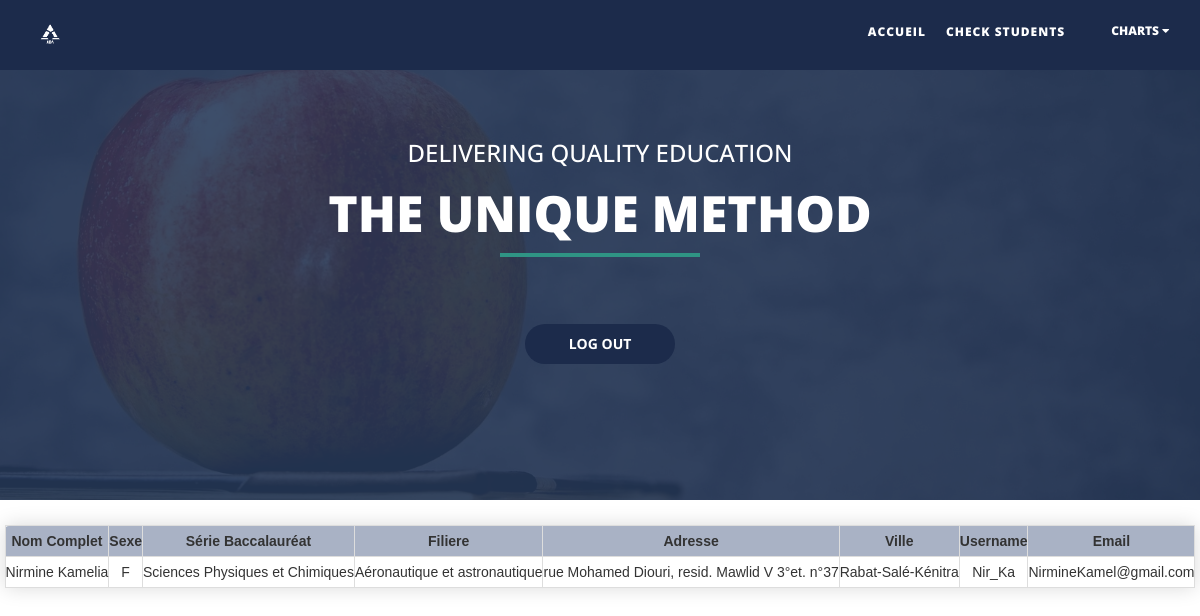
Screenshot of /afficher.php?login_user=Nir_Ka (signed in) with the database file from the repository.
### tables this page shows
CREATE TABLE IF NOT EXISTS `students` (
  `nom_user` varchar(100) NOT NULL,
  `sexe_user` varchar(2) NOT NULL,
  `mail_user` varchar(100) NOT NULL,
  `adresse_user` varchar(100) NOT NULL,
  `tel_user` int(30) NOT NULL,
  `login_user` varchar(40) NOT NULL,
  `password_user` varchar(40) NOT NULL,
  `cin_user` varchar(10) NOT NULL,
  `filiere` varchar(80) NOT NULL,
  `serie_bacc` varchar(80) NOT NULL,
  `ville` varchar(80) NOT NULL,
  PRIMARY KEY (`login_user`)
);

### afficher.php (the view, shortened to what this page needs)
<?php
 include("auth_admin.php");
?>
<!DOCTYPE html>
<html>
<head>
    <link rel="stylesheet" href="table_admin.css">
    <link href="assets/css/bootstrap.css" rel="stylesheet" />
    <link href="assets/css/font-awesome.min.css" rel="stylesheet" />
    <link href="assets/css/flexslider.css" rel="stylesheet" />
    <link href="assets/css/style.css" rel="stylesheet" />
</head>
<body>
    <div class="navbar navbar-inverse navbar-fixed-top " id="menu">
        <div class="container">
            <div class="navbar-header">
                <a class="navbar-brand" href="#"><img class="logo-custom" src="assets/img/logo.png" alt="" /></a>
            </div>
            <div class="navbar-collapse collapse move-me">
                <ul class="nav navbar-nav navbar-right">
                    <li><a href="index_admin.php">ACCUEIL</a></li>
                    <li><a href="index_admin.php">CHECK STUDENTS</a></li>
                    <div class="dropdown">
                         <button class="dropbtn">CHARTS
                         <i class="fa fa-caret-down"></i>
                         </button>
                     </div>
                    <li><a href="#"><?php echo $login_session; ?></a></li>
                </ul>
            </div>
        </div>
    </div>
    <div class="home-sec" id="home">
        <div class="overlay">
            <div class="container">
                <div class="row text-center ">
                    <div class="col-lg-12  col-md-12 col-sm-12">
                        <div class="flexslider set-flexi" id="main-section">
                            <ul class="slides move-me">
                                <li>
                                    <h3>Delivering Quality Education</h3>
                                    <h1>THE UNIQUE METHOD</h1>
                                    <button class="btn solid"  onclick="window.location.href='logout.php'">Log Out</button>
                                </li>
                            </ul>
                        </div>
                    </div>
                </div>
            </div>
        </div>
    </div>
     <?php
     $sql = " select * from students where login_user='".$_GET["login_user"]."'";
     $result = $link->query($sql);
     $row = mysqli_fetch_assoc($result);
                 echo "<table>";
                 echo "<thead>";
                 echo " <tr style='text-align: center;'>";
                 echo "<th>Nom Complet</th>";
                 echo " <th>Sexe</th>";
                 echo " <th>Série Baccalauréat</th>";
                 echo " <th>Filiere</th>";
                 echo " <th>Adresse</th>";
                 echo " <th>Ville</th>";
                 echo " <th>Username</th>";
                 echo " <th>Email</th>";
                 echo "</tr>";
                 echo "</thead>";
                 echo "<tr>";
                 echo "<td>" .$row['nom_user']."</td>";
                 echo "<td>" .$row['sexe_user']."</td>";
                 echo "<td>" .$row['serie_bacc']."</td>";
                 echo "<td>" .$row['filiere']."</td>";
                 echo "<td>" .$row['adresse_user']."</td>";
                 echo "<td>" .$row['ville']."</td>";
                 echo "<td>" .$row['login_user']."</td>";
                 echo "<td>" .$row['mail_user']."</td>";
                 echo " </tr>";
                 echo "</table> ";
     ?>
</body>
</html>

### table_admin.css (style rules this page uses)
table { text-align: center; margin: 25px 0; font-size: 1em; font-family: 'Heebo', sans-serif; min-width: 500px; margin-left: auto; margin-right: auto; box-shadow: 0 0 20px rgba(0, 0, 0, 0.15); border: 1px solid #ddd; border-collapse: separate; border-left: 0; border-radius: 4px; border-spacing: 0px; }
thead { display: table-header-group; vertical-align: middle; border-color: inherit; border-collapse: separate; text-align: center; }
tr { display: table-row; vertical-align: inherit; border-color: inherit; text-align: center; }
th, td { padding: 5px 4px 6px 4px; text-align: left; vertical-align: top; border-left: 1px solid #ddd; text-align: center; }
td { border-top: 1px solid #ddd; text-align: center; }
thead th { text-align: center; background-color: #4d5f867a; }
thead:first-child tr:first-child th:first-child, tbody:first-child tr:first-child td:first-child { border-radius: 4px 0 0 0; }
thead:last-child tr:last-child th:first-child, tbody:last-child tr:last-child td:first-child { border-radius: 0 0 0 4px; }

### assets/css/flexslider.css (style rules this page uses)
.slides, .flex-control-nav, .flex-direction-nav { margin: 0; padding: 0; list-style: none; }
.flexslider { margin: 0; padding: 0; }
.flexslider .slides > li { display: none; -webkit-backface-visibility: hidden; }
.slides:after { content: "."; display: block; clear: both; visibility: hidden; line-height: 0; height: 0; }
.flexslider { margin: 0 0 60px; background: #fff; border: 4px solid #fff; position: relative; -webkit-border-radius: 4px; -moz-border-radius: 4px; -o-border-radius: 4px; border-radius: 4px; -webkit-box-shadow: 0 1px 4px rgba(0,0,0,.2); -moz-box-shadow: 0 1px 4px rgba(0,0,0,.2); -o-box-shadow: 0 1px 4px rgba(0,0,0,.2); box-shadow: 0 1px 4px rgba(0,0,0,.2); zoom: 1; }
.flexslider .slides { zoom: 1; }

### assets/css/style.css (style rules this page uses)
.logo-custom { max-height: 40px; }
#menu { background-color: rgba(28, 43, 75, 1); color: #fff; font-size: 12px; font-weight: 900; letter-spacing: 1px; min-height: 70px; }
.navbar-inverse { border-color: transparent; }
.navbar-inverse .navbar-nav > li > a, .navbar-inverse .navbar-nav > li > a:hover { color: #FFF; padding: 22px 10px; }
.home-sec { padding-top: 10px; padding-bottom: 60px; background: url(../img/header.jpg) no-repeat center center; padding: 0; -webkit-background-size: cover; background-size: cover; color: #fff; background-attachment: fixed; }
.home-sec .overlay { background: rgba(38, 57, 88, 0.89); min-height: 500px; }
.home-sec h1 { color: #fff; font-weight: 900; font-size: 50px; text-transform: uppercase; padding-bottom: 35px; }
.home-sec h3 { text-transform: uppercase; }
.set-flexi { -webkit-box-shadow: 0 1px 4px rgba(0, 0, 0, 0); -moz-box-shadow: 0 1px 4px rgba(0, 0, 0, 0); -o-box-shadow: 0 1px 4px rgba(0, 0, 0, 0); box-shadow: 0 1px 4px rgba(0, 0, 0, 0); background-color: transparent; border: 0px solid #000; padding-top: 120px; }
h1::after { content: " "; border: solid 2px #2f9484; display: block; width: 200px; margin: 12px auto; }

### afficher.php (style rules this page uses)
.btn { width:150px; height: 40px; outline:none; border:none; border-radius:48px; background-color:#1c2b4b; color:white; text-transform: uppercase; font-weight:700; margin:10px 0; transition:all 0.5s; }
.dropbtn { background-color: #1c2b4b; color: white; padding: 16px; font-size: 12px; border: none; cursor: pointer; }
.dropdown { position: relative; display: inline-block; }

### rows the page displays
students: nom_user "Nirmine Kamelia", sexe_user "F", serie_bacc "Sciences Physiques et Chimiques", filiere "Aéronautique et astronautique", adresse_user "rue Mohamed Diouri, resid. Mawlid V 3°et. n°37", ville "Rabat-Salé-Kénitra", login_user "Nir_Ka", mail_user "NirmineKamel@gmail.com"
